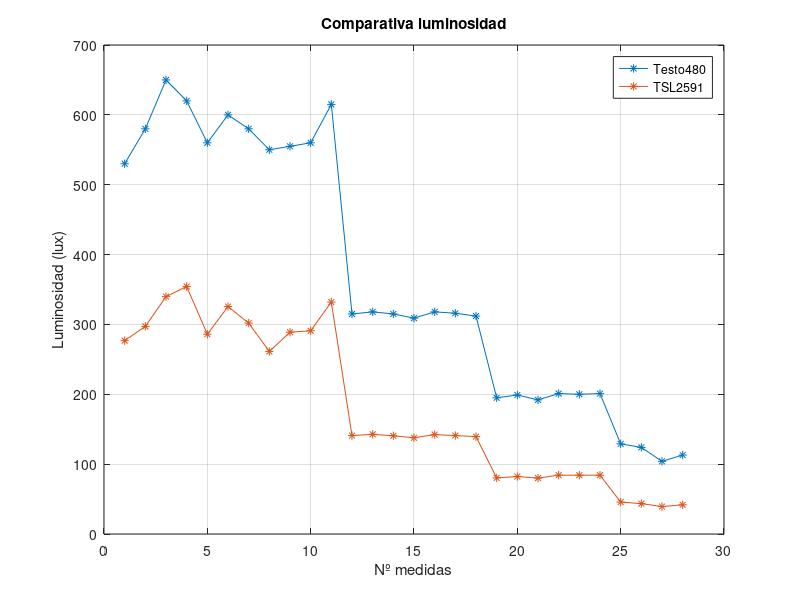

This chart was generated by the following MATLAB code:
Lum_testo = [530 580 650 620 560 600 580 550 555 560 615 315 318 315 309 318 316 312 195 199 192 201 200 201 129 124 104 113];
Lum_sensor = [276.78 297.20 339.79 354.24 285.92 325.61 301.93 261.34 288.85 290.91 332 140.84 142.70 140.59 137.77 142.30 140.95 139.42 80.26 82.27 80.02 84.23 84.15 84.22 45.72 43.49 39.29 41.79];
plot(Lum_testo, '-*')
grid on
hold on
plot(Lum_sensor, '-*')
title('Comparativa luminosidad')
legend('Testo480', 'TSL2591')
xlabel('Nº medidas')
ylabel('Luminosidad (lux)')
